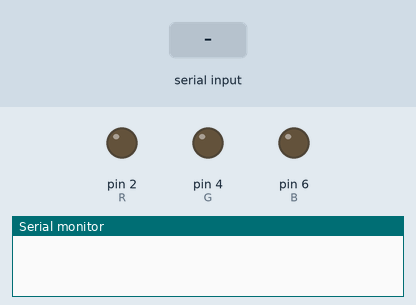
Simulated run of this program. Board: Arduino Uno, built with avr-gcc and run on an emulated ATmega328P. On the bench: output pins drawn as LEDs (lit = HIGH), the last lines printed to the serial monitor. Inputs (shaded band) come from the test bench.

Above: at 1.2 s.
1.3 s: "R" received over Serial
At 2.2 s:
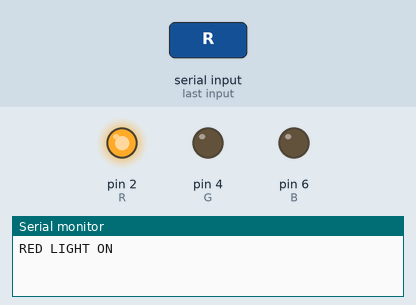
2.8 s: "G" received over Serial
At 3.4 s:
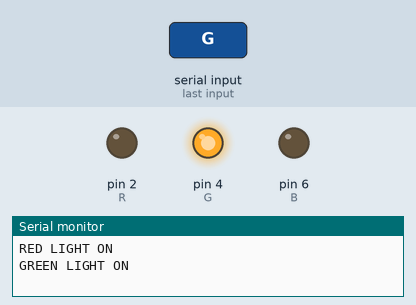
4.3 s: "B" received over Serial
At 5.5 s:
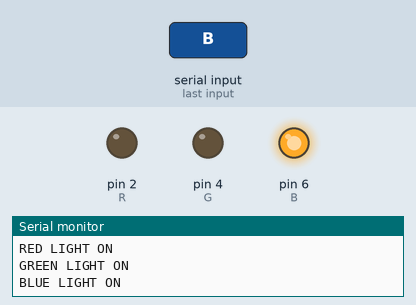
5.8 s: "1" received over Serial
At 6.9 s:
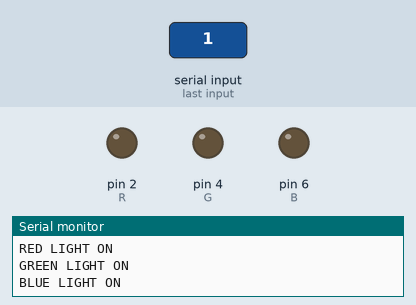
Timing chart, 0 to 8.3 s (numbered marks = the images above; inputs shaded):
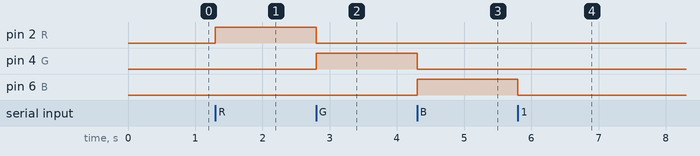

The program:

main.cpp
```cpp
#include <Arduino.h>

const int R = 2;
const int G = 4;
const int B = 6;

void setup() {
  // put your setup code here, to run once:
  Serial.begin(9600);
  pinMode(R, OUTPUT);
  pinMode(G, OUTPUT);
  pinMode(B, OUTPUT);
  digitalWrite(R, LOW);
  digitalWrite(G, LOW);
  digitalWrite(B, LOW);

}

void loop() {
  // Serial.println("Hello from Arduino!\n");
  if (Serial.available() > 0)
  {
    char input = Serial.read();
    switch (input)
    {
    case 'R':
      digitalWrite(R, HIGH);
      digitalWrite(G, LOW);
      digitalWrite(B, LOW);
      Serial.println("RED LIGHT ON");
      break;

    case 'G':
      digitalWrite(R, LOW);
      digitalWrite(G, HIGH);
      digitalWrite(B, LOW);
      Serial.println("GREEN LIGHT ON");
      break;

    case 'B':
      digitalWrite(R, LOW);
      digitalWrite(G, LOW);
      digitalWrite(B, HIGH);
      Serial.println("BLUE LIGHT ON");
      break;

    default:
      digitalWrite(R, LOW);
      digitalWrite(G, LOW);
      digitalWrite(B, LOW);
      break;
    }
  }
  // put your main code here, to run repeatedly:
}
```

Measured:
- after the input at 1.3 s, pin 2 (R): LOW → HIGH at once
- after the input at 2.8 s, pin 2 (R): HIGH → LOW at once; pin 4 (G): LOW → HIGH at once
- after the input at 4.3 s, pin 4 (G): HIGH → LOW at once; pin 6 (B): LOW → HIGH at once
- after the input at 5.8 s, pin 6 (B): HIGH → LOW at once
